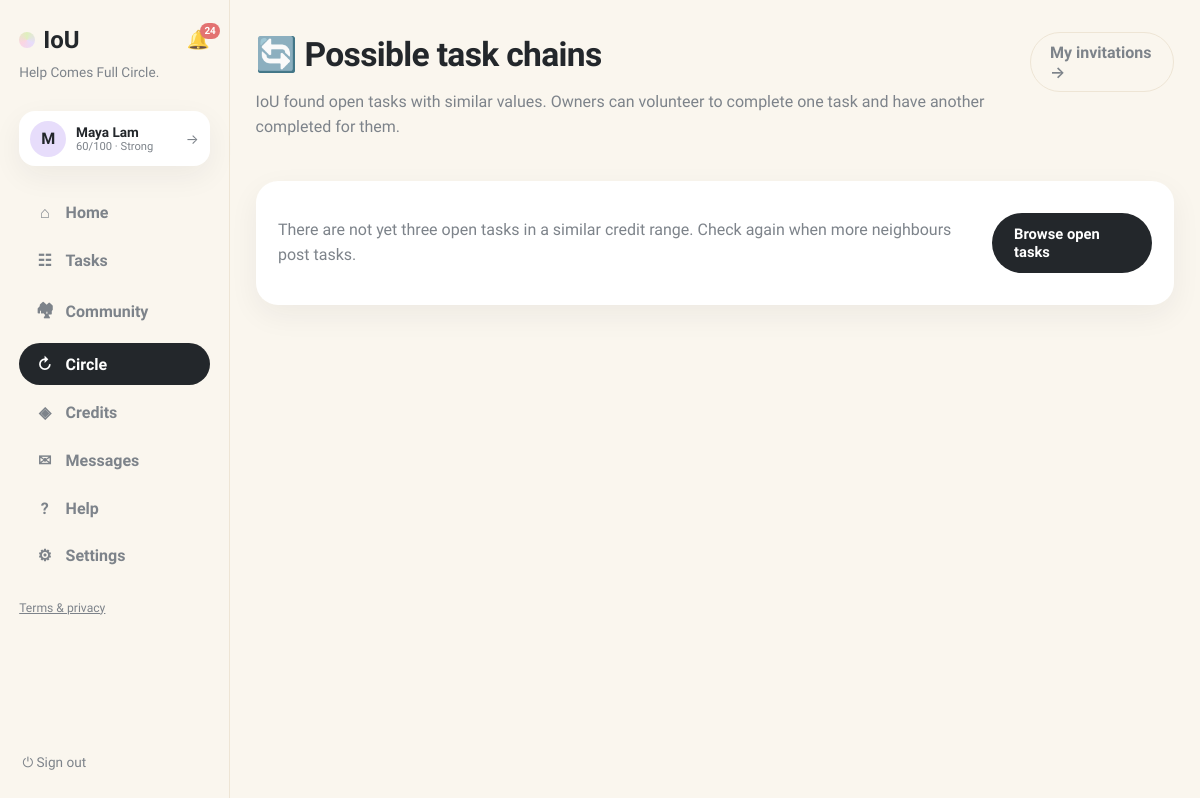
The app's page /chains/suggestions (signed in), older data.
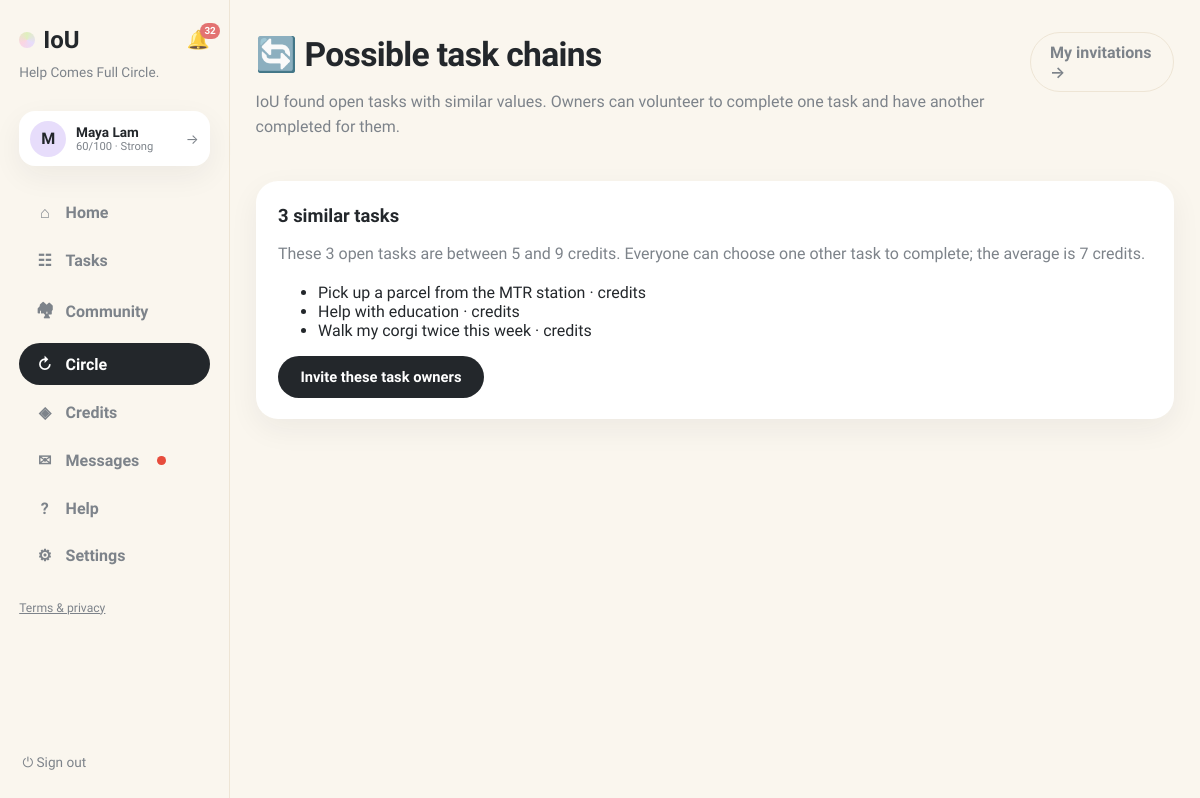
The same page, newer data.
### tables this page shows
CREATE TABLE chain_proposals (
                id INTEGER PRIMARY KEY, status TEXT NOT NULL DEFAULT 'pending',
                balancing_amount INTEGER NOT NULL DEFAULT 0,
                balance_explanation TEXT NOT NULL, created_at TEXT NOT NULL,
                expires_at TEXT NOT NULL, activated_at TEXT, cancelled_at TEXT
            );

CREATE TABLE requests (
                id INTEGER PRIMARY KEY, title TEXT NOT NULL, description TEXT NOT NULL,
                category TEXT NOT NULL, requester_id INTEGER NOT NULL,
                status TEXT NOT NULL DEFAULT 'open', provider_id INTEGER,
                requester_value INTEGER, requester_buffer INTEGER,
                provider_value INTEGER, provider_buffer INTEGER,
                agreed_value INTEGER, negotiation_deadline TEXT,
                effort_minutes INTEGER, complexity INTEGER, quality_score INTEGER,
                completed_at TEXT,
                created_at TEXT NOT NULL, location TEXT, needed_by TEXT, urgency TEXT, meetup_date TEXT, meetup_time TEXT, meetup_location TEXT, preferred_time TEXT, completion_note TEXT, completion_evidence TEXT, confirm_requester INTEGER NOT NULL DEFAULT 0, confirm_provider INTEGER NOT NULL DEFAULT 0, started_at TEXT, provider_completed_at TEXT, requester_confirmed_at TEXT, release_at TEXT, proof_path TEXT, proof_status TEXT, dispute_eligible INTEGER NOT NULL DEFAULT 1, dispute_window_days INTEGER NOT NULL DEFAULT 3, settlement_value INTEGER, circle_id INTEGER, cancel_requested_by INTEGER, cancel_reason TEXT, cancel_compensation INTEGER NOT NULL DEFAULT 0, evidence_required INTEGER NOT NULL DEFAULT 1, duration_minutes INTEGER NOT NULL DEFAULT 0, community_id INTEGER, visibility TEXT NOT NULL DEFAULT 'public',
                FOREIGN KEY(requester_id) REFERENCES users(id),
                FOREIGN KEY(provider_id) REFERENCES users(id)
            );

### app.py (the view)
@app.get("/chains/suggestions", response_class=HTMLResponse)
def chain_suggestions(request: Request):
    user = current_user(request)
    if not user:
        return RedirectResponse("/login", status_code=303)
    with db() as connection:
        ensure_chain_invitations(connection)
        matches = [m for m in detect_circular_matches(connection)
                   if user["id"] in m["users"]]
    return render(request, "chain_suggestions.html", page="circle", matches=matches)

### templates/chain_suggestions.html (shortened to what this page needs)
{% extends "base.html" %}
{% block content %}
<header class="page-head">
  <div><h1>🔄 Possible task chains</h1><p class="muted">IoU found open tasks with similar values. Owners can volunteer to complete one task and have another completed for them.</p></div>
  <a class="btn-ghost" href="/chain-invitations">My invitations →</a>
</header>
<div class="stack">
{% for match in matches %}
<section class="card">
  <h2>{{ match.requests|length }} similar tasks</h2>
  <p class="muted">{{ match.balance_explanation }}</p>
  <ul class="simple-list">{% for title in match.titles %}<li>{{ title }} · {{ match.values[loop.index0] }} credits</li>{% endfor %}</ul>
  <form method="post" action="/chains/propose"><input type="hidden" name="match_index" value="{{ loop.index0 }}"><button class="btn-primary">Invite these task owners</button></form>
</section>
{% else %}
<section class="card empty-card"><p class="empty">There are not yet three open tasks in a similar credit range. Check again when more neighbours post tasks.</p><a class="btn-primary" href="/browse">Browse open tasks</a></section>
{% endfor %}
</div>
{% endblock %}

### templates/base.html (shortened to what this page needs)
<!doctype html>
<html lang="en"><head><link rel="stylesheet" href="/static/style.css"></head>
<body class="app-body">
<nav class="sidebar">
  <div class="brand-row">
    <a class="brand" href="/"><span class="brand-dot"></span>IoU</a>
    {% if user %}
    <a class="bell {% if page == 'notifications' %}active{% endif %}" href="/notifications" title="Notifications">🔔{% if unread_notifs or unread_msgs %}<span class="bell-badge">{{ (unread_notifs or 0) + (unread_msgs or 0) }}</span>{% endif %}</a>
    {% endif %}
  </div>
  <p class="brand-tag">Help Comes Full Circle.</p>
  {% if user %}
  <a class="side-user" href="/profile" title="Your profile">
    <div class="avatar">{{ user.name[0] }}</div>
    {% set sc = user.reliability if user.reliability is not none else 60 %}
    {% set lab = 'Suspended' if sc <= 0 else ('Restricted' if sc < 30 else ('Limited' if sc < 60 else ('Strong' if sc < 80 else 'Excellent'))) %}
    <div class="sidebar-user-meta"><b>{{ user.name }}</b>
      <small>{{ sc }}/100 · {{ lab }}</small>
    </div>
    <span class="side-user-arrow">→</span>
  </a>
  <div class="nav-links">
    <a class="nav-link {% if page == 'home' %}active{% endif %}" href="/"><span class="nav-ico">⌂</span>Home</a>
    <a class="nav-link {% if page == 'browse' %}active{% endif %}" href="/browse"><span class="nav-ico">☷</span>Tasks</a>
    <a class="nav-link {% if page == 'community' %}active{% endif %}" href="/community"><span class="nav-ico">🏘</span>Community</a>
    <a class="nav-link {% if page == 'circle' %}active{% endif %}" href="/chain-invitations"><span class="nav-ico">↻</span>Circle{% if circle_pending %}<span class="unread-dot"></span>{% endif %}</a>
    <a class="nav-link {% if page == 'credits' %}active{% endif %}" href="/history"><span class="nav-ico">◈</span>Credits</a>
    <a class="nav-link {% if page == 'messages' %}active{% endif %}" href="/messages"><span class="nav-ico">✉</span>Messages{% if unread_msgs %}<span class="unread-dot"></span>{% endif %}</a>
    <a class="nav-link {% if page == 'help' %}active{% endif %}" href="/help"><span class="nav-ico">?</span>Help</a>
    <a class="nav-link {% if page == 'account' %}active{% endif %}" href="/account"><span class="nav-ico">⚙</span>Settings</a>
  </div>
  <p class="nav-footer"><a href="/legal">Terms &amp; privacy</a></p>
  <form method="post" action="/logout" class="side-logout"><button class="link-button" title="Sign out">⏻ Sign out</button></form>
  {% else %}
  <div class="nav-links">
    <a class="nav-link" href="/login"><span class="nav-ico">→</span>Sign in</a>
    <a class="nav-link" href="/register"><span class="nav-ico">＋</span>Create account</a>
  </div>
  <p class="nav-footer"><a href="/legal">Terms &amp; privacy</a></p>
  {% endif %}
</nav>
<main class="content {% block content_class %}{% endblock %}">{% block content %}{% endblock %}</main>
</body></html>

Row changes from the older to the newer data that the page shows:
added chain_proposals: requests|length "3", balance_explanation "These 3 open tasks are between 5 and 9 credits. Everyone can choose one other task to complete; the average is 7 credits."
now on this page (row unchanged): requests: title "Pick up a parcel from the MTR station"
added requests: title "Help with education"
now on this page (row unchanged): requests: title "Walk my corgi twice this week"
Text that changed along with them:
{{ (unread_notifs or 0) + (unread_msgs or 0) }}: "24" → "32"
text no longer shown: "There are not yet three open tasks in a similar credit range. Check again when more neighbours post tasks. Browse open tasks"
